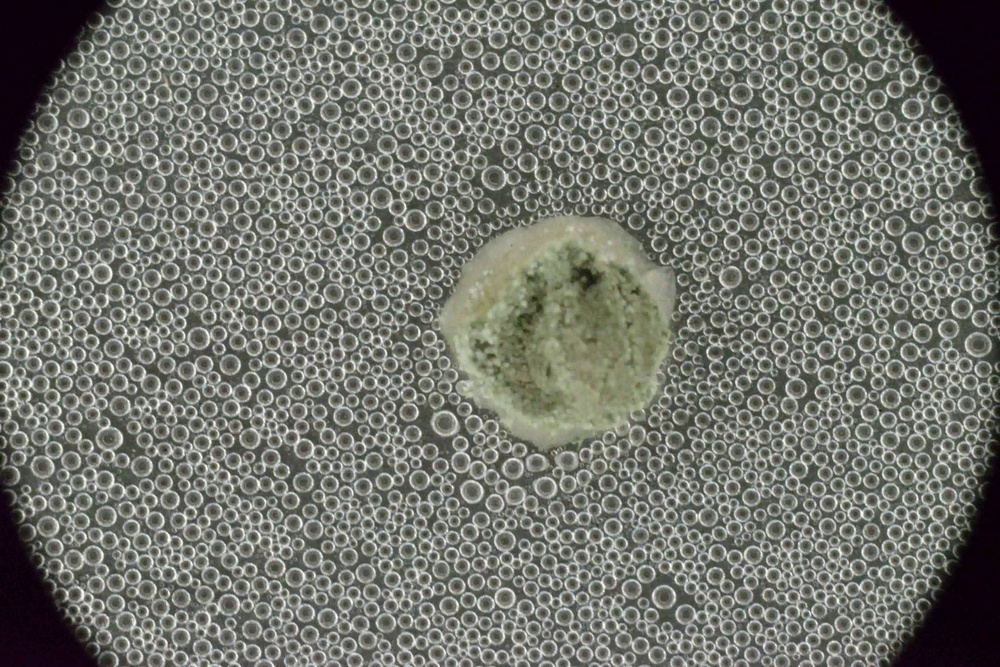
#> input picture Data/adaptive-expansion-vs-houghcircle/image.jpg, 1000 x 667 px, shrunk from 4512 x 3008 before the run
$ python -i find_drops.py   (imports and definitions only)
#> lines starting #> are read from the running program, lines starting #| are printed output that depends on the picture
#> further down, picture is the input picture: shape (667, 1000, 3); mean B, G, R 109.9, 117.5, 115.7
"""
find_drops.py
=============

This script is used to find the drops in the data. It uses the data from the condensation experiment images to find the drops. The script uses the following steps to find the drops:

1. read the image;
2. preprocess the image, including: gray_scale, blur and erode;
3. detect dark blobs in the image using `cv2.SimpleBlobDetector`;
4. adaptively refine the detection results using either `expand_blob` or `refine_with_hough` function.

This script reads an .avi video as the input image and saves the detected drops as a .csv file, which contains the x, y coordinates and the radius of the drops in each frame. It takes the path of the video `folder/{name}.avi` as the input argument and saves the .csv file in a subdirectory of the video folder `folder/tracking/{name}/blob/%04d.csv`

Syntax
------

```
python find_drops.py img_path [--minThreshold minThreshold --maxThreshold maxThreshold --circularity circularity --convexity convexity --inertia inertia]
```


Edit
----

Sep 12, 2024: Initial commit.
Sep 18, 2024: Add tolerance to expand_blob function.
Oct 07, 2024: Add refine_with_hough function to refine the detected droplets using Hough circle transform.
Oct 14, 2024: Process images in separate files, instead of a video. This allows for easier testing on individual frames.
Jan 21, 2025: Modify docstring to reflect the current syntax
"""

import cv2
import numpy as np
import pandas as pd
import os
import argparse
from myimagelib.myImageLib import show_progress, readdata
import pdb

#function to exrtract frames from a video file
# [8 lines left out: function get_frame_from_video, not called in this run]

def preprocess(frame):
    #preprocessing frame
    gray_frame = cv2.cvtColor(frame, cv2.COLOR_BGR2GRAY) # Convert to grayscale
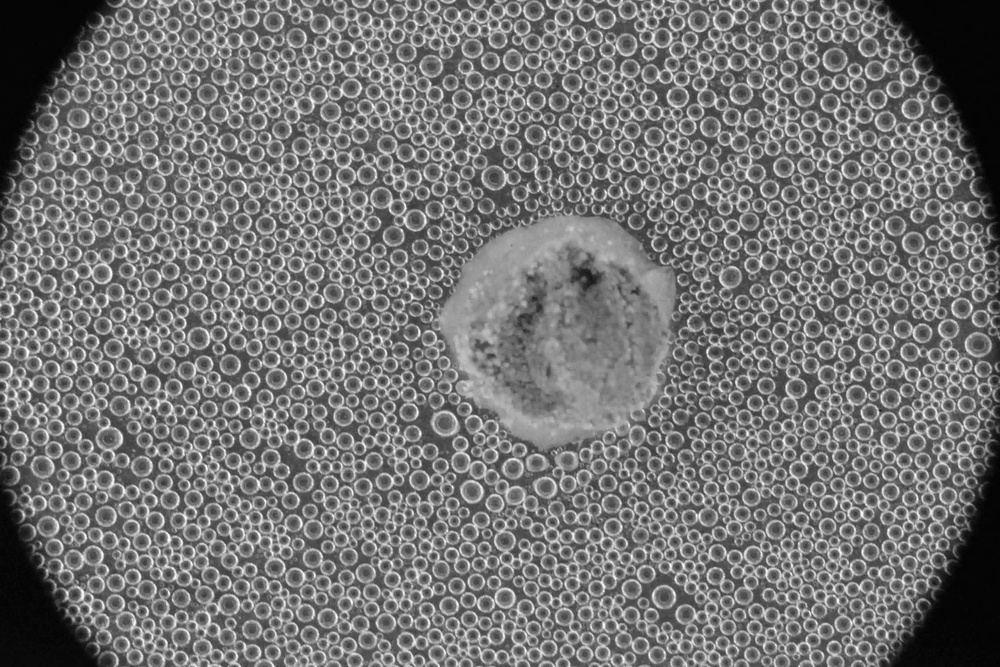
#> gray_frame: shape (667, 1000); min 2, max 255, mean 116.1
    # use gaussian blur
    blurred_frame = cv2.GaussianBlur(gray_frame, (7,7), 11) # Apply Gaussian blur to reduce noise
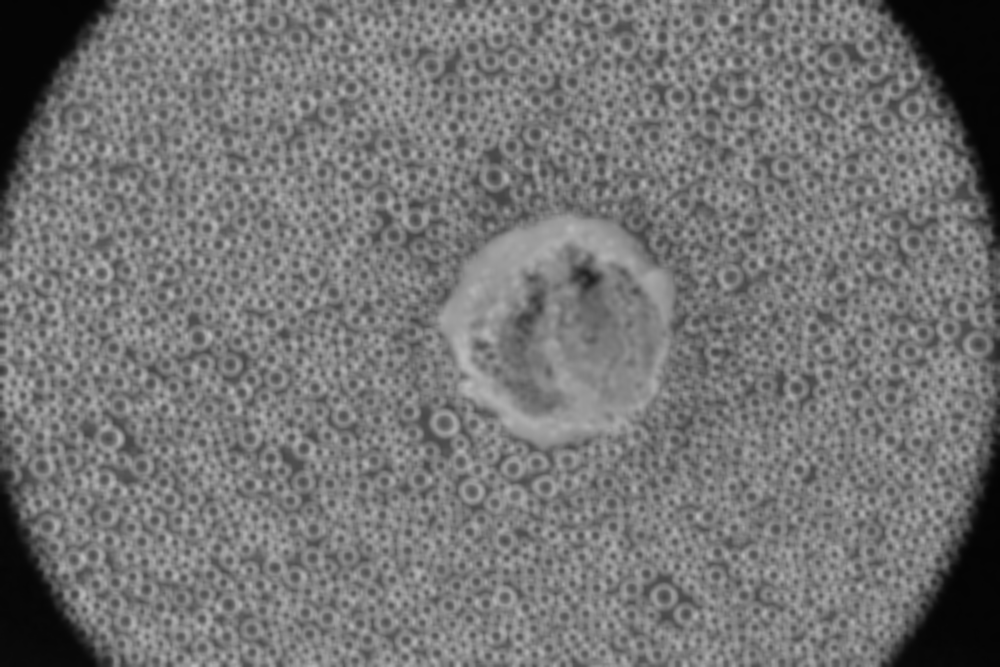
#> blurred_frame: shape (667, 1000); min 4, max 190, mean 116.1
    kernel = np.ones((3, 3), np.uint8)  # Erode the image to shrink white regions and expand dark regions
    eroded = cv2.erode(blurred_frame, kernel, iterations=1)
    return eroded

# [77 lines left out: functions detect_droplets, calculate_mean_brightness, expand_blob, refine_with_hough, not called in this run]

# [41 lines not run here, left out]

>>> import cv2
>>> picture = cv2.imread('../../Data/adaptive-expansion-vs-houghcircle/image.jpg')
>>> result = preprocess(picture)
